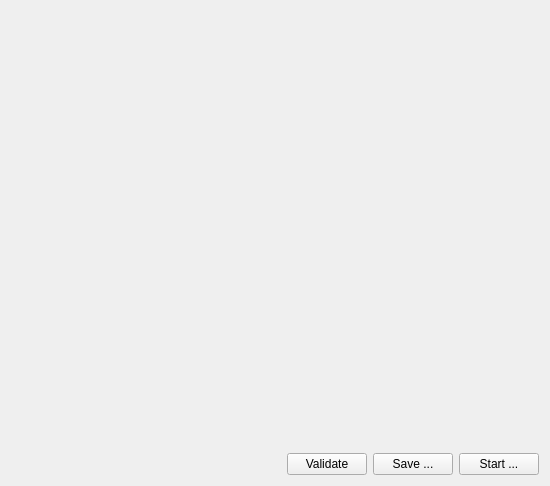
<?xml version="1.0" encoding="UTF-8"?>
<ui version="4.0">
 <class>MainWidget</class>
 <widget class="QWidget" name="MainWidget">
  <property name="geometry">
   <rect>
    <x>0</x>
    <y>0</y>
    <width>550</width>
    <height>486</height>
   </rect>
  </property>
  <property name="windowTitle">
   <string>Trust Wizzard</string>
  </property>
  <layout class="QVBoxLayout" name="verticalLayout">
   <item>
    <widget class="QWidget" name="dynHolder" native="true">
     <property name="sizePolicy">
      <sizepolicy hsizetype="Preferred" vsizetype="Expanding">
       <horstretch>0</horstretch>
       <verstretch>0</verstretch>
      </sizepolicy>
     </property>
    </widget>
   </item>
   <item>
    <layout class="QHBoxLayout" name="horizontalLayout">
     <item>
      <widget class="QLabel" name="statusLabel">
       <property name="text">
        <string/>
       </property>
      </widget>
     </item>
     <item>
      <spacer name="horizontalSpacer">
       <property name="orientation">
        <enum>Qt::Horizontal</enum>
       </property>
       <property name="sizeHint" stdset="0">
        <size>
         <width>40</width>
         <height>20</height>
        </size>
       </property>
      </spacer>
     </item>
     <item>
      <widget class="QPushButton" name="validateButton">
       <property name="text">
        <string>Validate</string>
       </property>
      </widget>
     </item>
     <item>
      <widget class="QPushButton" name="saveButton">
       <property name="text">
        <string>Save ...</string>
       </property>
      </widget>
     </item>
     <item>
      <widget class="QPushButton" name="startButton">
       <property name="text">
        <string>Start ...</string>
       </property>
      </widget>
     </item>
    </layout>
   </item>
  </layout>
 </widget>
 <resources/>
 <connections/>
</ui>
